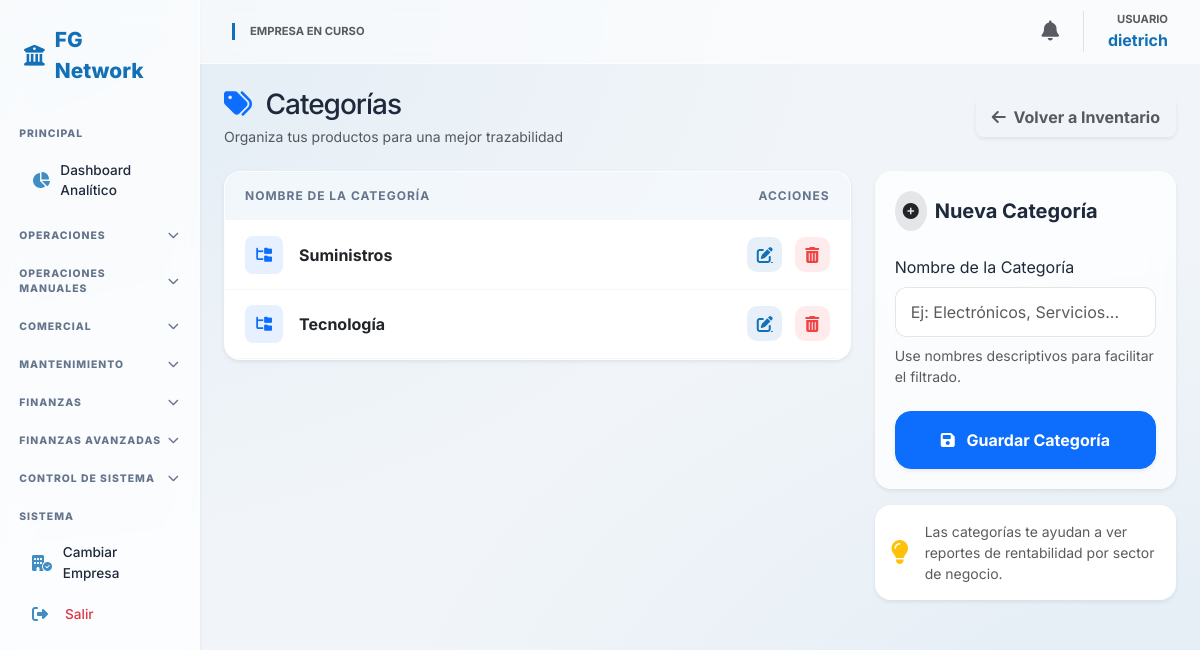
Page /mantenimiento/categorias/ (signed in) on the committed database.
### core/models.py (models this page shows, shortened)
class Usuario(AbstractUser):
    empresa_actual = models.ForeignKey(Empresa, on_delete=models.SET_NULL, null=True, blank=True, related_name='usuarios_activos')
    rol = models.ForeignKey(Rol, on_delete=models.PROTECT, null=True)
    empresas_permitidas = models.ManyToManyField(Empresa, related_name='personal')

class CategoriaProducto(models.Model):
    nombre = models.CharField(max_length=100)

### core/views.py (the view)
# urls.py: path('mantenimiento/categorias/', views.lista_categorias, name='lista_categorias'),
@login_required
def lista_categorias(request):
    categorias = CategoriaProducto.objects.all()
    return render(request, 'core/categorias_list.html', {'categorias': categorias})

### core/context_processors.py (called while the page is built)
def global_context(request):
    context = {
        'n_count': 0,
        'n_alertas': [],
        'user_permisos': {}
    }
    if request.user.is_authenticated:
        emp_id = request.session.get('empresa_id')
        if emp_id:
            context['n_count'] = Notificacion.objects.filter(empresa_id=emp_id, leida=False).count()
            context['n_alertas'] = Notificacion.objects.filter(empresa_id=emp_id, leida=False)[:5]
        if hasattr(request.user, 'rol') and request.user.rol:
            context['user_permisos'] = request.user.rol.permisos
    return context

### core/templates/core/categorias_list.html (shortened to what this page needs)
{% extends 'core/base.html' %}
{% block content %}
<div class="dashboard-container">
    <div class="d-flex justify-content-between align-items-center mb-4">
        <div>
            <h3 class="fw-800 mb-1" style="color: var(--text-dark); letter-spacing: -1px;">
                <i class="fa-solid fa-tags text-primary me-2"></i> Categorías
            </h3>
            <p class="text-muted small mb-0">Organiza tus productos para una mejor trazabilidad</p>
        </div>
        <a href="{% url 'lista_productos' %}" class="btn btn-white border-0 shadow-sm rounded-3 px-3 py-2 text-muted fw-bold small">
            <i class="fa-solid fa-arrow-left me-1"></i> Volver a Inventario
        </a>
    </div>
    <div class="row g-4">
        <div class="col-md-8">
            <div class="glass-card p-0 overflow-hidden shadow-sm">
                <div class="table-responsive">
                    <table class="table table-categories mb-0">
                        <thead>
                            <tr>
                                <th>Nombre de la Categoría</th>
                                <th class="text-end">Acciones</th>
                            </tr>
                        </thead>
                        <tbody>
                            {% for cat in categorias %}
                            <tr>
                                <td>
                                    <div class="d-flex align-items-center">
                                        <div class="bg-primary bg-opacity-10 text-primary rounded-3 d-flex align-items-center justify-content-center me-3" style="width: 38px; height: 38px;">
                                            <i class="fa-solid fa-folder-tree small"></i>
                                        </div>
                                        <span class="fw-bold text-dark">{{ cat.nombre }}</span>
                                    </div>
                                </td>
                                <td class="text-end">
                                    <a href="#" class="btn-action btn-action-edit me-2" title="Editar">
                                        <i class="fa-solid fa-pen-to-square"></i>
                                    </a>
                                    <a href="#" class="btn-action btn-action-delete" title="Eliminar">
                                        <i class="fa-solid fa-trash-can"></i>
                                    </a>
                                </td>
                            </tr>
                            {% endfor %}
                        </tbody>
                    </table>
                </div>
            </div>
        </div>
        <div class="col-md-4">
            <div class="glass-card shadow-sm border-0">
                <div class="d-flex align-items-center mb-4">
                    <div class="bg-dark bg-opacity-10 text-dark rounded-circle p-2 me-2">
                        <i class="fa-solid fa-plus-circle"></i>
                    </div>
                    <h5 class="fw-bold mb-0">Nueva Categoría</h5>
                </div>
                <form method="POST" class="form-fintech">
                    <div class="mb-4">
                        <label class="stat-label mb-2 d-block">Nombre de la Categoría</label>
                        <input type="text" name="nombre" class="form-control" placeholder="Ej: Electrónicos, Servicios..." required>
                        <div class="form-text mt-2 small text-muted">Use nombres descriptivos para facilitar el filtrado.</div>
                    </div>
                    <button type="submit" class="btn btn-primary w-100 py-3 rounded-4 fw-bold shadow-sm">
                        <i class="fa-solid fa-floppy-disk me-2"></i> Guardar Categoría
                    </button>
                </form>
            </div>
            <div class="mt-3 p-3 rounded-4 border-0 bg-white shadow-sm">
                <div class="d-flex align-items-center gap-3">
                    <i class="fa-solid fa-lightbulb text-warning fs-4"></i>
                    <p class="mb-0 small text-muted">Las categorías te ayudan a ver reportes de rentabilidad por sector de negocio.</p>
                </div>
            </div>
        </div>
    </div>
</div>
{% endblock %}

### core/templates/core/base.html (shortened to what this page needs)
<!DOCTYPE html>
<html lang="es">
<head>
    <link href="https://cdn.jsdelivr.net/npm/bootstrap@5.3.0/dist/css/bootstrap.min.css" rel="stylesheet">
    <link rel="stylesheet" href="https://cdnjs.cloudflare.com/ajax/libs/font-awesome/6.4.2/css/all.min.css">
</head>
<body>
<div class="container-fluid p-0">
    <div class="row g-0">
        <nav class="col-md-2 sidebar d-none d-md-block shadow-sm">
            <div class="sidebar-brand">
                <i class="fa-solid fa-building-columns"></i> FG Network
            </div>
            <div class="menu-header">PRINCIPAL</div>
            <a href="{% url 'dashboard' %}" class="nav-link-item">
                <i class="fa-solid fa-chart-pie"></i> Dashboard Analítico
            </a>
            <div class="menu-header" data-bs-toggle="collapse" data-bs-target="#menuOperaciones">
                OPERACIONES <i class="fa-solid fa-chevron-down chevron"></i>
            </div>
            <div class="menu-header" data-bs-toggle="collapse" data-bs-target="#menuManuales">
                OPERACIONES MANUALES <i class="fa-solid fa-chevron-down chevron"></i>
            </div>
            <div class="menu-header" data-bs-toggle="collapse" data-bs-target="#menuCotizaciones">
                COMERCIAL <i class="fa-solid fa-chevron-down chevron"></i>
            </div>
            <div class="menu-header" data-bs-toggle="collapse" data-bs-target="#menuMantenimiento">
                MANTENIMIENTO <i class="fa-solid fa-chevron-down chevron"></i>
            </div>
            <div class="menu-header" data-bs-toggle="collapse" data-bs-target="#menuFinanzas">
                FINANZAS <i class="fa-solid fa-chevron-down chevron"></i>
            </div>
            <div class="menu-header" data-bs-toggle="collapse" data-bs-target="#menuFinanzasAv">
                FINANZAS AVANZADAS <i class="fa-solid fa-chevron-down chevron"></i>
            </div>
            <div class="menu-header" data-bs-toggle="collapse" data-bs-target="#menuControl">
                CONTROL DE SISTEMA <i class="fa-solid fa-chevron-down chevron"></i>
            </div>
            <div class="menu-header">SISTEMA</div>
            <a href="{% url 'seleccionar_empresa' %}" class="nav-link-item"><i class="fa-solid fa-building-circle-check"></i> Cambiar Empresa</a>
            <a href="{% url 'logout' %}" class="text-danger"><i class="fa-solid fa-right-from-bracket"></i> Salir</a>
        </nav>
        <main class="col-md-10 main-content">
            <nav class="navbar d-flex justify-content-between sticky-top">
                <div class="d-flex align-items-center gap-3">
                    <div style="border-left: 3px solid var(--primary); padding-left: 15px;">
                        <span class="text-muted small d-block" style="font-size: 0.7rem; font-weight: 700; text-transform: uppercase;">Empresa en curso</span>
                    </div>
                </div>
                <div class="d-flex align-items-center gap-4">
                    <div class="dropdown">
                        <a href="#" class="text-muted position-relative" data-bs-toggle="dropdown">
                            <i class="fa-solid fa-bell fs-5"></i>
                        </a>
                    </div>
                    <div class="text-end border-start ps-4">
                        <span class="text-muted small d-block" style="font-size: 0.7rem; font-weight: 700;">USUARIO</span>
                        <span class="fw-bold" style="color: var(--primary);">{{ user.username }}</span>
                    </div>
                </div>
            </nav>
            <div class="p-4">
                {% block content %}{% endblock %}
            </div>
        </main>
    </div>
</div>
</body>
</html>

### core/templates/core/base.html (style rules this page uses)
:root { --primary: #1370b6; --primary-soft: rgba(19, 112, 182, 0.08); --glass-white: rgba(255, 255, 255, 0.75); --glass-border: rgba(255, 255, 255, 0.5); --text-dark: #1e293b; --text-muted: #64748b; --bg-fintech: #f1f5f9; }
body { background-color: var(--bg-fintech); background-image: radial-gradient(at 0% 0%, rgba(19, 112, 182, 0.07) 0px, transparent 50%), radial-gradient(at 100% 100%, rgba(19, 112, 182, 0.07) 0px, transparent 50%); background-attachment: fixed; font-family: 'Inter', sans-serif; color: var(--text-dark); margin: 0; }
.sidebar { background: var(--glass-white); backdrop-filter: blur(15px); -webkit-backdrop-filter: blur(15px); border-right: 1px solid var(--glass-border); height: 100vh; position: fixed; overflow-y: auto; z-index: 1000; padding-bottom: 50px; }
.sidebar-brand { padding: 1.5rem; font-weight: 800; color: var(--primary); font-size: 1.3rem; display: flex; align-items: center; gap: 10px; }
.menu-header { padding: 1rem 1.2rem 0.4rem; font-size: 0.65rem; font-weight: 800; text-transform: uppercase; color: var(--text-muted); letter-spacing: 1px; display: flex; justify-content: space-between; align-items: center; cursor: pointer; transition: all 0.2s; }
.sidebar a { color: var(--text-dark); text-decoration: none; padding: 0.6rem 1.2rem; display: flex; align-items: center; font-size: 0.85rem; font-weight: 500; border-radius: 8px; margin: 0.1rem 0.8rem; transition: all 0.2s ease; }
.sidebar a i { width: 25px; font-size: 1rem; margin-right: 8px; color: var(--primary); opacity: 0.8; }
.navbar { background: rgba(255, 255, 255, 0.6) !important; backdrop-filter: blur(10px); -webkit-backdrop-filter: blur(10px); border-bottom: 1px solid var(--glass-border); padding: 0.7rem 2rem; }
.main-content { margin-left: 16.666667%; min-height: 100vh; }
.menu-header i.chevron { transition: transform 0.3s ease; font-size: 0.7rem; }
.glass-card { background: var(--glass-white); backdrop-filter: blur(10px); border-radius: 16px; border: 1px solid var(--glass-border); box-shadow: 0 10px 30px rgba(0,0,0,0.03); padding: 20px; }

### core/templates/core/categorias_list.html (style rules this page uses)
.table-categories thead th { background: rgba(19, 112, 182, 0.03); color: var(--text-muted); font-size: 0.75rem; text-transform: uppercase; letter-spacing: 1px; font-weight: 700; border-bottom: 1px solid var(--glass-border); padding: 15px 20px; }
.table-categories tbody td { padding: 15px 20px; vertical-align: middle; border-bottom: 1px solid rgba(0,0,0,0.03); }
.form-fintech .form-control { border: 1px solid rgba(0,0,0,0.1); border-radius: 12px; padding: 12px 15px; background: rgba(255, 255, 255, 0.8); transition: all 0.3s ease; }
.btn-action { width: 35px; height: 35px; border-radius: 10px; display: inline-flex; align-items: center; justify-content: center; transition: all 0.2s ease; border: none; }
.btn-action-edit { background: rgba(19, 112, 182, 0.1); color: var(--primary); }
.btn-action-delete { background: rgba(239, 68, 68, 0.1); color: #ef4444; }

### rows in the picture
Usuario: username "dietrich"
CategoriaProducto: nombre "Suministros"
CategoriaProducto: nombre "Tecnología"
